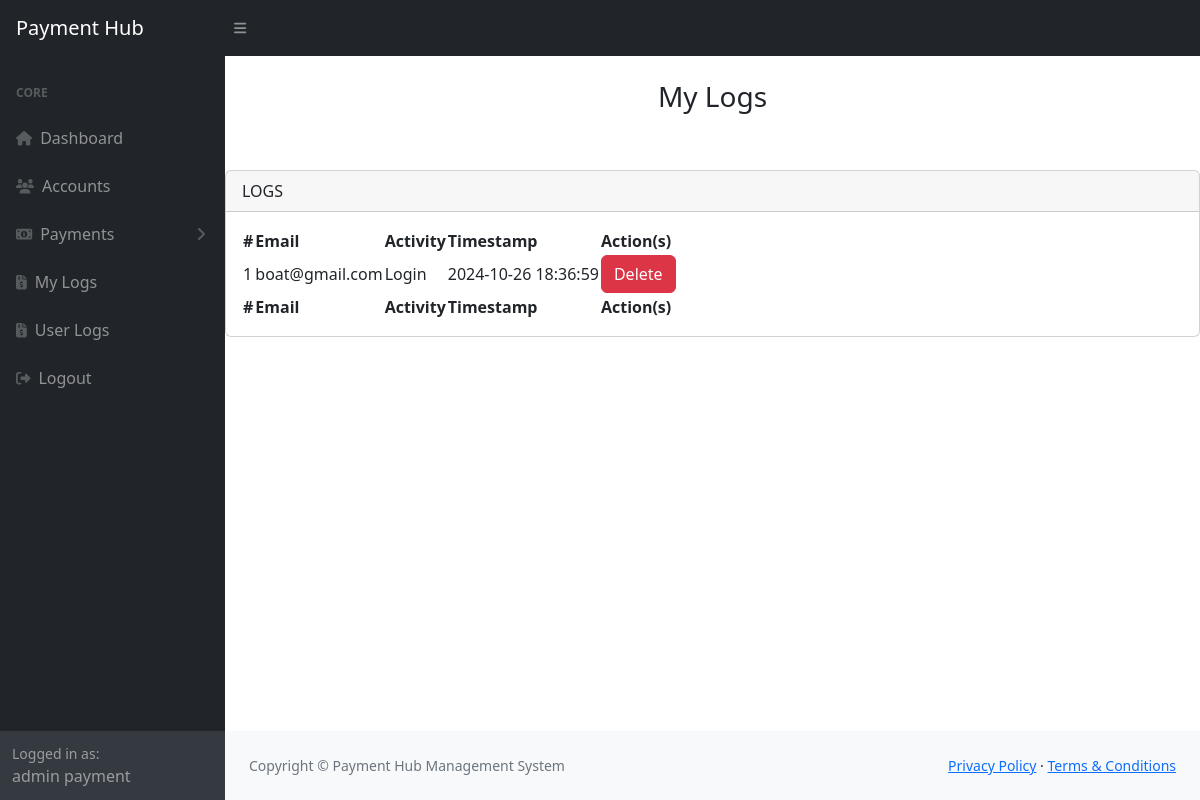
Screenshot of /admin/boat-admin/my-logs.php (signed in) with the database file from the repository.
### tables this page shows
CREATE TABLE `accounts` (
  `id` int(11) NOT NULL,
  `image` varchar(255) NOT NULL,
  `name` varchar(80) NOT NULL,
  `email` varchar(100) NOT NULL,
  `password` varchar(100) NOT NULL,
  `user_type` varchar(50) NOT NULL,
  `date_registered` datetime NOT NULL DEFAULT current_timestamp()
);

CREATE TABLE `logs` (
  `id` int(20) NOT NULL,
  `email` varchar(100) NOT NULL,
  `activity_type` varchar(50) NOT NULL,
  `system_type` varchar(60) NOT NULL,
  `timestamp` datetime NOT NULL DEFAULT current_timestamp()
);

### admin/boat-admin/my-logs.php (the view, shortened to what this page needs)
<?php
include('boat-header.php');
?>
<main>
    <div class="d-flex justify-content-center mt-4">
        <h3>My Logs</h3>
    </div>
    <div class="card mt-5">
        <div class="card-header">
            LOGS
        </div>
        <div class="card-body">
            <table id="datatablesSimple">
                <thead>
                    <tr>
                        <th>#</th>
                        <th>Email</th>
                        <th>Activity</th>
                        <th>Timestamp</th>
                        <th>Action(s)</th>
                    </tr>
                </thead>
                <tfoot>
                    <tr>
                        <th>#</th>
                        <th>Email</th>
                        <th>Activity</th>
                        <th>Timestamp</th>
                        <th>Action(s)</th>
                    </tr>
                </tfoot>
                <tbody>
                    <?php
                    $sql = "SELECT * FROM logs WHERE system_type = 'boat admin' ORDER BY id DESC";
                    $result = $connection->query($sql);
                    if ($result->num_rows > 0) {
                        $count = 1;
                        while ($row = $result->fetch_assoc()) {
                            echo "<tr>
                                            <td>{$count}</td>
                                            <td>{$row['email']}</td>
                                            <td>{$row['activity_type']}</td>
                                            <td>{$row['timestamp']}</td>
                                            <td>
                                                <button class='btn btn-danger' onclick='confirmDelete(" . $row['id'] . ")'>Delete</button>
                                            </td>
                                        </tr>";
                            $count++;
                        }
                    } else {
                        echo "<tr><td colspan='5' class='text-center'>No accounts found.</td></tr>";
                    }
                    ?>
                </tbody>
            </table>
        </div>
    </div>
</main>
<?php include("../../components/footer.php"); ?>
<?php include("../../components/scripts.php"); ?>

### admin/boat-admin/boat-header.php (shortened to what this page needs)
<?php
    $id = $_SESSION['id'];
    include('../../connection/connection.php');
    $sql = "SELECT * FROM accounts WHERE id = $id";
    $result = $connection->query($sql);
    if ($result->num_rows > 0) {
        $user = $result->fetch_assoc();
    } else {
        die('Account not found.');
    }
?>
<!DOCTYPE html>
<html lang="en">
    <head>
        <link href="https://cdn.jsdelivr.net/npm/simple-datatables@7.1.2/dist/style.min.css" rel="stylesheet" />
        <link href="../../css/dashboard.css" rel="stylesheet" />
    </head>
    <body class="sb-nav-fixed">
        <nav class="sb-topnav navbar navbar-expand navbar-dark bg-dark">
            <a class="navbar-brand ps-3" href="boat-adminDashboard.php">Payment Hub</a>
            <button class="btn btn-link btn-sm order-1 order-lg-0 me-4 me-lg-0" id="sidebarToggle" href="#!"><i class="fas fa-bars"></i></button>
        </nav>
        <div id="layoutSidenav">
            <div id="layoutSidenav_nav">
                <nav class="sb-sidenav accordion sb-sidenav-dark" id="sidenavAccordion">
                    <div class="sb-sidenav-menu">
                        <div class="nav">
                            <div class="sb-sidenav-menu-heading">Core</div>
                            <a class="nav-link" href="boat-adminDashboard.php">
                                <div class="sb-nav-link-icon"><i class="fas fa-home"></i></div>
                                Dashboard
                            </a>
                            <a class="nav-link" href="boat-accounts.php">
                                <div class="sb-nav-link-icon"><i class="fas fa-users"></i></div>
                                Accounts
                            </a>
                            <a class="nav-link collapsed" href="#" data-bs-toggle="collapse" data-bs-target="#collapseLayouts" aria-expanded="false" aria-controls="collapseLayouts">
                                <div class="sb-nav-link-icon"><i class="fas fa-money-bill-alt"></i></div>
                                Payments
                                <div class="sb-sidenav-collapse-arrow"><i class="fas fa-angle-down"></i></div>
                            </a>
                            <a class="nav-link" href="my-logs.php">
                                <div class="sb-nav-link-icon"><i class="fas fa-file-invoice-dollar"></i></div>
                                My Logs
                            </a>
                            <a class="nav-link" href="boat-userLogs.php">
                                <div class="sb-nav-link-icon"><i class="fas fa-file-invoice-dollar"></i></div>
                                User Logs
                            </a>
                            <a class="nav-link" href="../../logout.php">
                                <div class="sb-nav-link-icon"><i class="fas fa-sign-out-alt"></i></div>
                                Logout
                            </a>
                        </div>
                    </div>
                    <div class="sb-sidenav-footer">
                        <div class="small">Logged in as:</div>
                        <?php echo $user['name']; ?>
                    </div>
                </nav>
            </div>
            <div id="layoutSidenav_content">

### rows the page displays
accounts: name "admin payment"
logs: email "boat@gmail.com", activity_type "Login", timestamp "2024-10-26 18:36:59"
